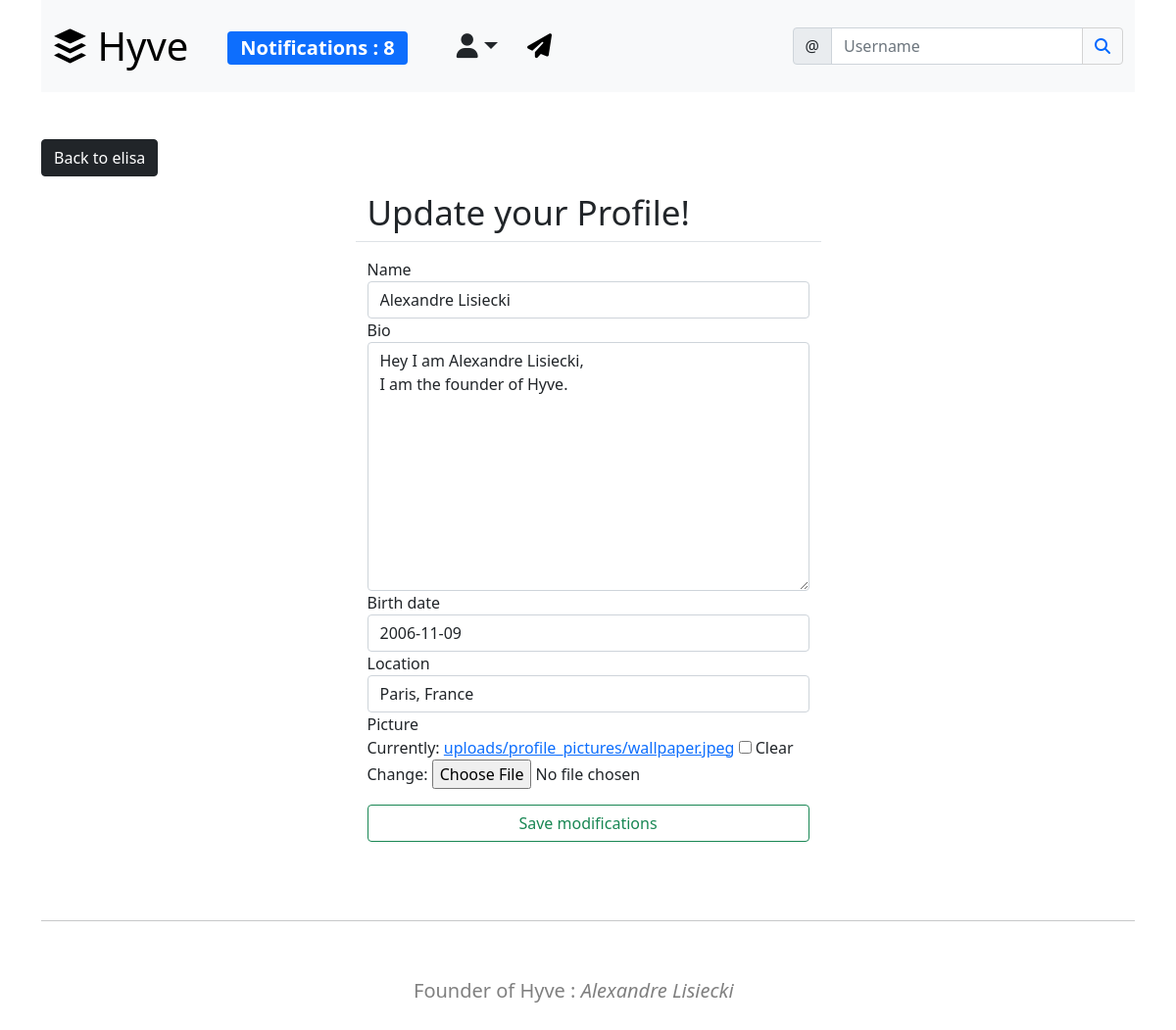
/social/profile/edit/2/ (signed in), run on the app's committed database.
### social/models.py (models this page shows)
class UserProfile(models.Model):
	user = models.OneToOneField(User, primary_key=True, verbose_name='user', related_name='profile', on_delete=models.CASCADE)
	name = models.CharField(max_length=60, blank=True, null=True)
	bio = models.TextField(max_length=500, blank=True, null=True)
	birth_date = models.DateField(null=True, blank=True)
	location = models.CharField(max_length=150, blank=True, null=True)
	picture = models.ImageField(upload_to='uploads/profile_pictures', default='uploads/profile_pictures/default.png', blank=True)
	followers = models.ManyToManyField(User, blank=True, related_name='followers')

### social/views.py (the view, shortened to what this page needs)
# urls.py: path('profile/edit/<int:pk>/', ProfileEditView.as_view(), name='profile-edit'),
class ProfileEditView(LoginRequiredMixin, UserPassesTestMixin, UpdateView):
	model = UserProfile
	fields = ['name', 'bio', 'birth_date', 'location', 'picture']
	template_name = 'social/profile_edit.html'
	def test_func(self):
		profile = self.get_object()
		return self.request.user == profile.user

### landing/templatetags/custom_tags.py (called while the page is built)
@register.inclusion_tag('social/show_notifications.html', takes_context=True)
def show_notifications(context):
	request_user = context['request'].user
	notifications = Notification.objects.filter(to_user=request_user).exclude(user_has_seen=True).order_by('-date')
	return {'notifications': notifications}

### social/templates/social/profile_edit.html (shortened to what this page needs)
{% extends 'landing/base.html' %}
{% load crispy_forms_tags %}
{% block content %}
	<div class="container">
		<div class="row mt-5">
			<div class="col-md-2 col-sm-2">
				<a class="btn btn-dark" href="{% url 'profile' object.pk %}">Back to elisa</a>
			</div>
		</div>
		<div class="row justify-content-center mt-3">
			<div class="col-md-5 col-sm-12 border-bottom">
				<h5 class="lead" style="font-size: 35px;">Update your Profile!</h5>
			</div>
		</div>
		<div class="row justify-content-center mt-3">
			<div class="col-md-5 col-sm-12">
				<form method="POST" enctype="multipart/form-data">
					{{ form | crispy}}
					<div class="d-grid gap-2 mt-3 mb-3">
						<button class="btn btn-outline-success">Save modifications</button>
					</div>
				</form>
			</div>
		</div>
		<br>
		<br>
		<hr>
		<br>
		<div class="row justify-content-center mt-3 ml-4">
			<div class="col-md-4 col-lg-20 ml-4">
				<p class="lead" style="font-size: 20px;color: grey;">Founder of Hyve : <em>Alexandre Lisiecki</em></p>
			</div>
		</div>
		<br>
		<br>
	</div>
{% endblock %}

### data on the page
UserProfile: name "Alexandre Lisiecki", bio "Hey I am Alexandre Lisiecki, I am the founder of Hyve.", birth_date "2006-11-09", location "Paris, France"

### other printed values
{{ notifications.count }} "8"
